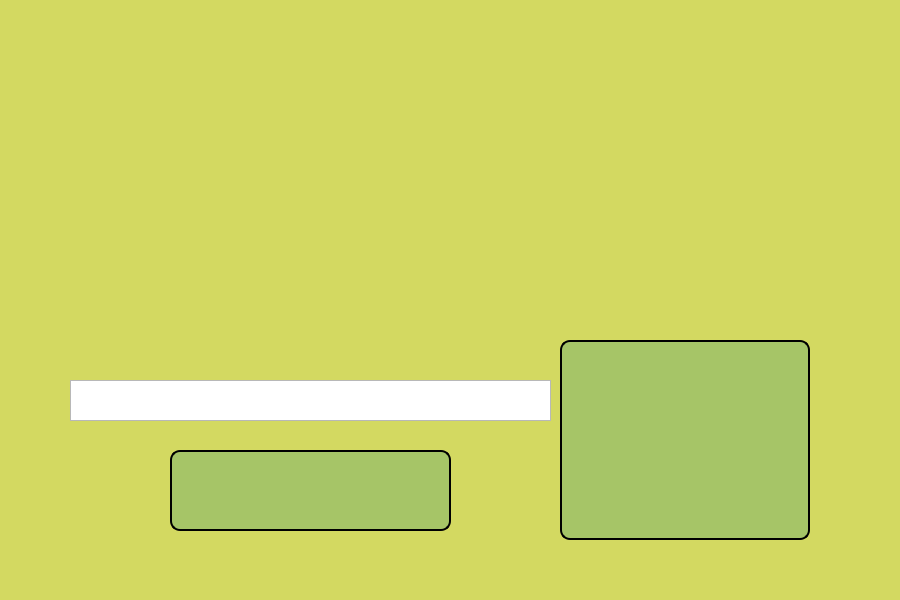
<?xml version="1.0" encoding="UTF-8"?>
<ui version="4.0">
 <class>stitchWindow</class>
 <widget class="QMainWindow" name="stitchWindow">
  <property name="geometry">
   <rect>
    <x>0</x>
    <y>0</y>
    <width>900</width>
    <height>600</height>
   </rect>
  </property>
  <property name="minimumSize">
   <size>
    <width>900</width>
    <height>600</height>
   </size>
  </property>
  <property name="maximumSize">
   <size>
    <width>900</width>
    <height>600</height>
   </size>
  </property>
  <property name="windowTitle">
   <string>Stitch Image</string>
  </property>
  <property name="windowIcon">
   <iconset>
    <normalon>:/newPrefix/logo.png</normalon>
   </iconset>
  </property>
  <widget class="QWidget" name="centralwidget">
   <widget class="QLabel" name="label">
    <property name="geometry">
     <rect>
      <x>0</x>
      <y>0</y>
      <width>900</width>
      <height>600</height>
     </rect>
    </property>
    <property name="styleSheet">
     <string notr="true">background-color: rgb(211, 217, 97);
background-image: url(:/newPrefix/stitch_bg.png);</string>
    </property>
    <property name="text">
     <string/>
    </property>
   </widget>
   <widget class="QPushButton" name="uploadButton">
    <property name="geometry">
     <rect>
      <x>560</x>
      <y>340</y>
      <width>250</width>
      <height>200</height>
     </rect>
    </property>
    <property name="styleSheet">
     <string notr="true">QPushButton {
	image: url(:/newPrefix/upload.png);
	background-color: rgb(166, 197, 103);
	border-width: 2px;
	border-style: outset;
	border-radius: 10px;
	border-color: black;
	padding: 4px;
}
QPushButton:hover {
	image: url(:/newPrefix/upload.png);
	background-color: rgb(176, 197, 143);
}
QPushButton:pressed {
	image: url(:/newPrefix/upload.png);
	background-color: rgb(151, 197, 76);
}


</string>
    </property>
    <property name="text">
     <string/>
    </property>
   </widget>
   <widget class="QTextEdit" name="textEdit">
    <property name="geometry">
     <rect>
      <x>70</x>
      <y>380</y>
      <width>481</width>
      <height>41</height>
     </rect>
    </property>
    <property name="font">
     <font>
      <pointsize>12</pointsize>
     </font>
    </property>
   </widget>
   <widget class="QPushButton" name="proceedButton">
    <property name="geometry">
     <rect>
      <x>170</x>
      <y>450</y>
      <width>281</width>
      <height>81</height>
     </rect>
    </property>
    <property name="styleSheet">
     <string notr="true">QPushButton {
	image: url(:/newPrefix/proceed.png);
	background-color: rgb(166, 197, 103);
	border-width: 2px;
	border-style: outset;
	border-radius: 10px;
	border-color: black;
	padding: 4px;
}
QPushButton:hover {
	image: url(:/newPrefix/proceed.png);
	background-color: rgb(176, 197, 143);
}
QPushButton:pressed {
	image: url(:/newPrefix/proceed.png);
	background-color: rgb(151, 197, 76);
}


</string>
    </property>
    <property name="text">
     <string/>
    </property>
   </widget>
  </widget>
 </widget>
 <resources>
  <include location="bg.qrc"/>
 </resources>
 <connections/>
</ui>
